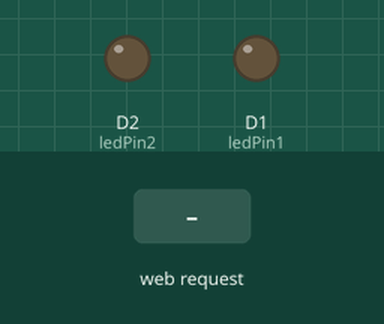
Recording of a sketch running on a simulated ESP8266 (NodeMCU). Shown: output pins drawn as LEDs (lit = HIGH). The test bench sets the inputs (shaded band). WiFi joins after 1.5 s; servers stay silent unless stated; what the sketch prints to the serial monitor is not drawn.

Above: at 3.2 s.
3.3 s: HTTP request GET /ligar1 received
At 3.8 s:
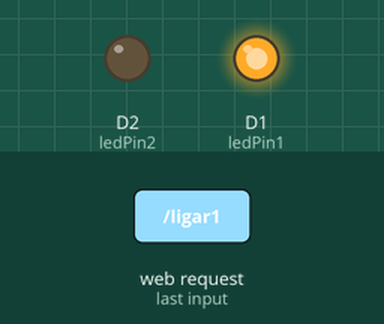
4.8 s: HTTP request GET /ligar2 received
At 6.0 s:
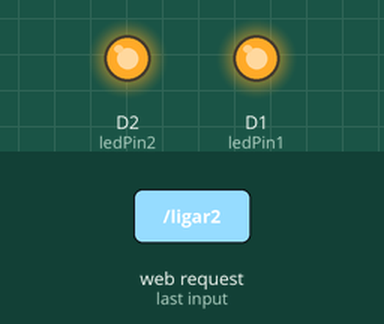
6.3 s: HTTP request GET /desligar1 received
At 7.3 s:
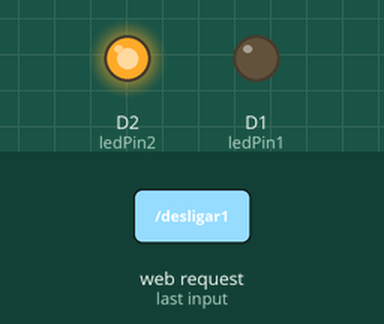
7.8 s: HTTP request GET /desligar2 received
At 8.4 s:
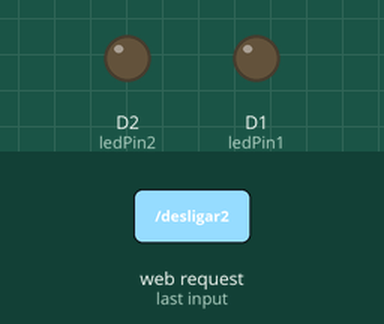
Timing chart, 0 to 10.3 s (numbered marks = the images above; inputs shaded):
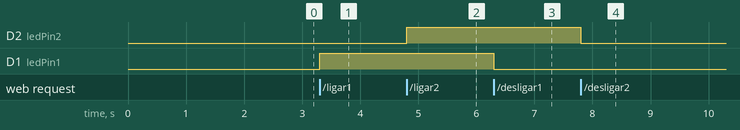

The sketch:

esp.ino
```cpp
#include <dummy.h>

#include <ESP8266WiFi.h>
#include <ESP8266WebServer.h>

const char* ssid = "RENATA";
const char* password = "010507ggr!";

ESP8266WebServer server(80);

const int ledPin1 = D1; // Pino do primeiro LED
const int ledPin2 = D2; // Pino do segundo LED
bool ledState1 = false; // Estado inicial do primeiro LED
bool ledState2 = false; // Estado inicial do segundo LED

void setup() {
  pinMode(ledPin1, OUTPUT);
  pinMode(ledPin2, OUTPUT);
  digitalWrite(ledPin1, LOW);
  digitalWrite(ledPin2, LOW);

  Serial.begin(115200);
  //Serial.println("Connecting to WiFi..");

  WiFi.begin(ssid, password);
  while (WiFi.status() != WL_CONNECTED) {
    delay(1000);
    Serial.println("Connecting to WiFi..");
  }

  Serial.println(WiFi.localIP());

  server.on("/", []() {
    server.send(200, "text/plain", "Hello from NodeMCU!");
  });

  server.on("/ligar1", []() {
    ledState1 = true;
    digitalWrite(ledPin1, HIGH);
    server.send(200, "text/plain", "LED 1 Ligado");
  });

  server.on("/desligar1", []() {
    ledState1 = false;
    digitalWrite(ledPin1, LOW);
    server.send(200, "text/plain", "LED 1 Desligado");
  });

  server.on("/ligar2", []() {
    ledState2 = true;
    digitalWrite(ledPin2, HIGH);
    server.send(200, "text/plain", "LED 2 Ligado");
  });

  server.on("/desligar2", []() {
    ledState2 = false;
    digitalWrite(ledPin2, LOW);
    server.send(200, "text/plain", "LED 2 Desligado");
  });

  server.begin();
}

void loop() {
  server.handleClient();
}
```

Measured:
- after the input at 3.3 s, D1 (ledPin1): LOW → HIGH at once
- after the input at 4.8 s, D2 (ledPin2): LOW → HIGH at once
- after the input at 6.3 s, D1 (ledPin1): HIGH → LOW at once
- after the input at 7.8 s, D2 (ledPin2): HIGH → LOW at once
